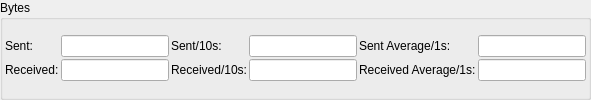
             <widget class="QGroupBox" name="group_SpeedBytesBits">
              <property name="title">
               <string>Bytes</string>
              </property>
              <layout class="QGridLayout" name="gridLayout_14">
               <property name="leftMargin">
                <number>2</number>
               </property>
               <property name="topMargin">
                <number>0</number>
               </property>
               <property name="rightMargin">
                <number>2</number>
               </property>
               <property name="bottomMargin">
                <number>1</number>
               </property>
               <property name="spacing">
                <number>0</number>
               </property>
               <item row="0" column="0">
                <layout class="QGridLayout" name="gridLayout_13">
                 <property name="topMargin">
                  <number>1</number>
                 </property>
                 <property name="bottomMargin">
                  <number>1</number>
                 </property>
                 <property name="spacing">
                  <number>2</number>
                 </property>
                 <item row="0" column="1">
                  <widget class="QLineEdit" name="edit_SpeedBytesSent">
                   <property name="readOnly">
                    <bool>true</bool>
                   </property>
                  </widget>
                 </item>
                 <item row="1" column="1">
                  <widget class="QLineEdit" name="edit_SpeedBytesRec">
                   <property name="readOnly">
                    <bool>true</bool>
                   </property>
                  </widget>
                 </item>
                 <item row="0" column="4">
                  <widget class="QLabel" name="label_38">
                   <property name="text">
                    <string>Sent Average/1s:</string>
                   </property>
                  </widget>
                 </item>
                 <item row="1" column="0">
                  <widget class="QLabel" name="label_SpeedConn_4">
                   <property name="text">
                    <string>Received:</string>
                   </property>
                  </widget>
                 </item>
                 <item row="0" column="3">
                  <widget class="QLineEdit" name="edit_SpeedBytesSent10s">
                   <property name="readOnly">
                    <bool>true</bool>
                   </property>
                  </widget>
                 </item>
                 <item row="1" column="3">
                  <widget class="QLineEdit" name="edit_SpeedBytesRec10s">
                   <property name="readOnly">
                    <bool>true</bool>
                   </property>
                  </widget>
                 </item>
                 <item row="1" column="4">
                  <widget class="QLabel" name="label_40">
                   <property name="text">
                    <string>Received Average/1s:</string>
                   </property>
                  </widget>
                 </item>
                 <item row="0" column="2">
                  <widget class="QLabel" name="label_35">
                   <property name="text">
                    <string>Sent/10s:</string>
                   </property>
                  </widget>
                 </item>
                 <item row="1" column="2">
                  <widget class="QLabel" name="label_41">
                   <property name="text">
                    <string>Received/10s:</string>
                   </property>
                  </widget>
                 </item>
                 <item row="0" column="0">
                  <widget class="QLabel" name="label_SpeedConn_5">
                   <property name="text">
                    <string>Sent:</string>
                   </property>
                  </widget>
                 </item>
                 <item row="0" column="5">
                  <widget class="QLineEdit" name="edit_SpeedBytesSentAvg">
                   <property name="enabled">
                    <bool>true</bool>
                   </property>
                   <property name="readOnly">
                    <bool>true</bool>
                   </property>
                  </widget>
                 </item>
                 <item row="1" column="5">
                  <widget class="QLineEdit" name="edit_SpeedBytesRecAvg">
                   <property name="enabled">
                    <bool>true</bool>
                   </property>
                   <property name="readOnly">
                    <bool>true</bool>
                   </property>
                  </widget>
                 </item>
                </layout>
               </item>
              </layout>
             </widget>
